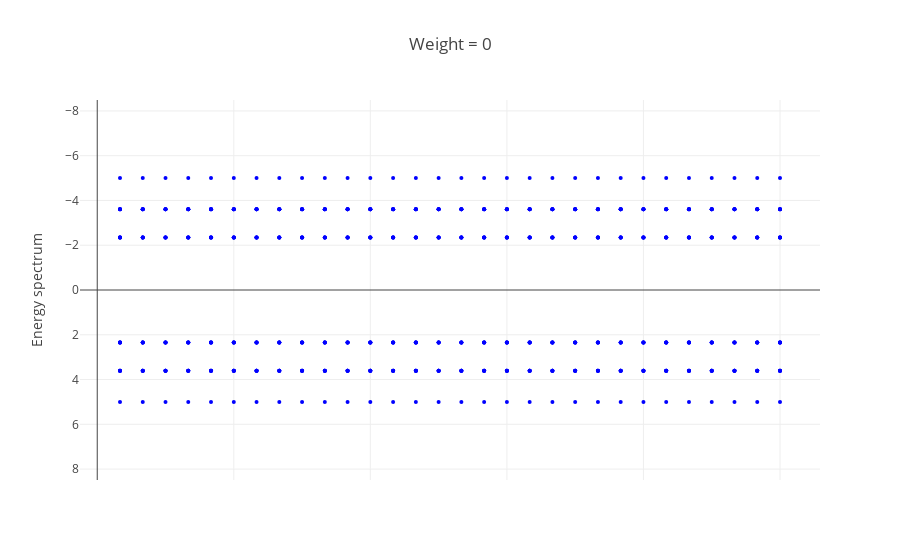

Source (notebook cell):
### Code cell
"""This code calculates the eigenstates multiple disorder realizations for
the same disorder strength (x-axis) with different random numbers, the
plot shows the expected behavior, the eigenstates get mixed up after a
certain disorder strength."""

N = 3
yperiodicity = 1 #0 to switch it off, otherwise it is periodic
xperiodicity = 1 
u = 3.
max_weight = 7

simnum = 30
simulationrange = linspace(0,1,simnum)

xvals = []

H0 = ham(N, xperiodicity, yperiodicity, u)

figure = {
    'data': [],
    'layout': {'title': 'Weight = 0'},
    'frames': []
}

frames_dic = {'frame' + str(x) : [] for x in range(max_weight)}
step = 0.5

for weight in arange(0, max_weight+step, step):
    
    deltaes = []
    energies = []

    for simulations in simulationrange:

        H = disturbham(H0, weight)
        ee, vv = eigh(H)

        deltae = delete(ee - roll(ee,1), 0)
        deltaes.append(deltae)

        energies.append(ee)

    frame_vals = []
    
    if weight == 0:
        for jj in range(1, simnum+1):
            xvals.append(repeat(jj/simnum, len(ee)))

        flat_xvals = [item for sublist in xvals for item in sublist]
    
    flat_energies = [item for sublist in energies for item in sublist]
    
    trace = go.Scatter(
    x = flat_xvals,
    y = flat_energies,
    mode = 'markers',
    marker= dict(size= 4,
                 color = 'blue'
                   ))

    if weight == 0:
        figure['data'].append(trace)
    
    else:
        figure['frames'].append({'data': [trace], 'layout' :{'title': 'Weight = ' + str(weight)}})               

maximum = max(array(energies).flatten()) * 1.1
figure['layout']['yaxis'] = {'title': 'Energy spectrum',
                            'range' : [maximum,-maximum]}
figure['layout']['xaxis'] = {'showticklabels': False}
        
iplot(figure)

### Figure 1 — Plotly figure (JSON) as saved in the notebook; plotly's stock layout.template omitted (floating-point values rounded to 4 significant figures; data arrays with more than 128 entries replaced by an {"elided": "..."} marker saying what was removed)
{"data": [{"marker": {"color": "blue", "size": 4}, "mode": "markers", "type": "scatter", "uid": "e5948c1a-cebc-11e8-8ecf-0ded617c358d", "x": {"elided": "540 float values"}, "y": {"elided": "540 float values"}}], "layout": {"title": "Weight = 0", "xaxis": {"showticklabels": false}, "yaxis": {"range": [8.488, -8.488], "title": "Energy spectrum"}}}
